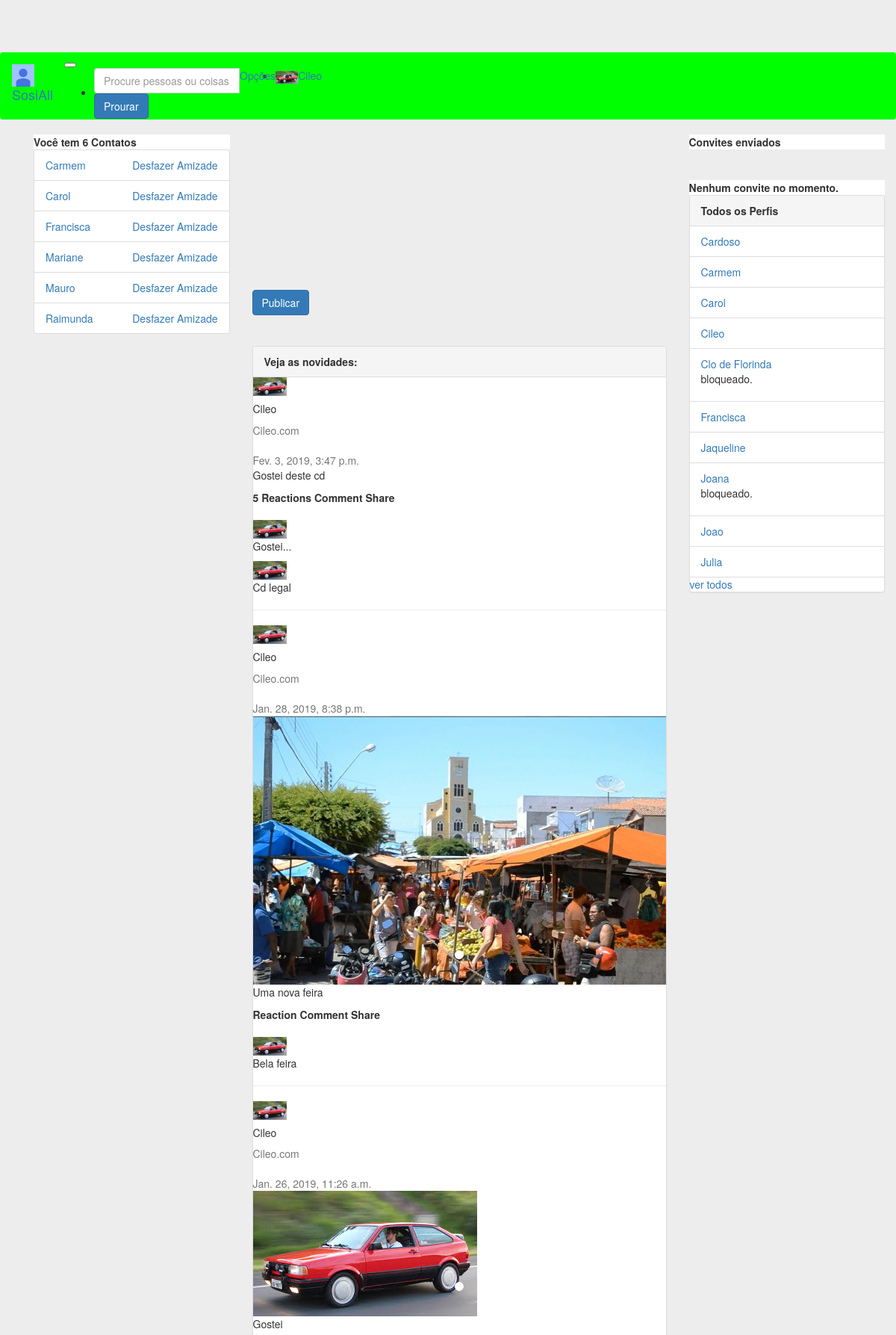
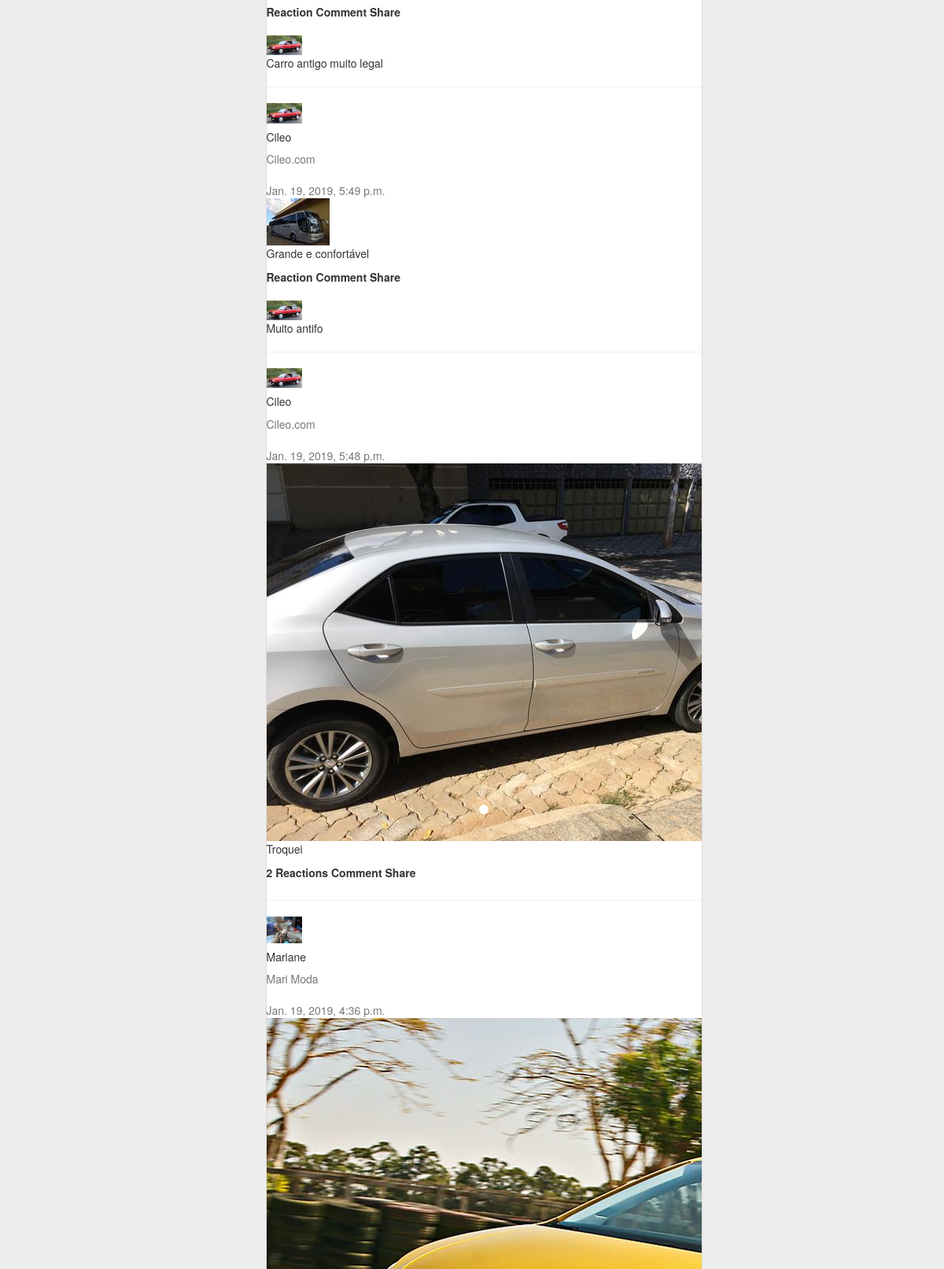
Screenshot of / (signed in, upper part) with the database file from the repository (2 pictures, top to bottom).
### perfis/models.py (models this page shows, shortened)
class Perfil(models.Model):
    owner = models.OneToOneField('auth.User', related_name='owner', on_delete=models.CASCADE, blank=True, null=True)
    nome = models.CharField(max_length=255, null=False)
    telefone = models.CharField(max_length=15, null=False)
    nome_empresa = models.CharField(max_length=255, null=False)
    contatos = models.ManyToManyField('Perfil')
    usuario = models.OneToOneField(User, related_name='perfil', on_delete=models.CASCADE)
    criado_em = models.DateTimeField(auto_now_add=True)
    atualizado_em = models.DateTimeField(auto_now=True)
    convidavel = models.BooleanField(blank=True, null=True)
    ativa = models.BooleanField(default=True)
    justificativa = models.TextField(null=True)
    bloqueado = models.BooleanField(default=False)
    error_mensage = models.CharField(max_length=512, null=True)
    foto = models.ImageField(blank=True, null=True, upload_to='media/')
    capa = models.ImageField(blank=True, null=True, upload_to='media/')
    class Meta:
        ordering = ('nome',)
    def __str__(self):
        return self.nome

### posts/models.py (models this page shows)
class Post(models.Model):
    user = models.ForeignKey(Perfil, related_name='postagens', on_delete=models.DO_NOTHING)
    postagem = models.CharField(max_length=255)
    created_at = models.DateTimeField(auto_now_add=True)
    init = models.BooleanField(default=False)
    def __str__(self):
        return self.postagem
    class Meta:
        ordering = ('-created_at',)

class Comments(models.Model):
    post = models.ForeignKey(Post, related_name='comments', on_delete=models.CASCADE)
    user = models.ForeignKey(Perfil, related_name='comment', on_delete=models.CASCADE)
    content = models.CharField(max_length=255)
    created_at = models.DateTimeField(auto_now_add=True, null=True)
    def __str__(self):
        return self.content

class Image(models.Model):
    post = models.ForeignKey(Post, related_name='imagens', on_delete=models.CASCADE)
    foto = models.ImageField(blank=True, null=True, upload_to='media/')

### perfis/views.py (the view)
# urls.py: path('', views.index, name='index'),
@login_required
def index(request):
    perfil_logado = get_perfil_logado(request)
    messages = Feedback.objects.filter(perfil=perfil_logado)
    feedbacks = []
    ITEMS_PER_PAGE = 10
    posts = getPosts(perfil_logado)
    paginator = Paginator(posts, ITEMS_PER_PAGE)
    page = request.GET.get('page',1)
    try:
        posts_page = paginator.get_page(page)
    except InvalidPage:
        posts_page = paginator.get_page(1)
    for msg in messages:
        feedbacks.append(msg.message)
        msg.delete()
    if perfil_logado.ativa == False or perfil_logado.bloqueado == True:
        return render(request,'perfis/transicao.html', {'perfil_logado': perfil_logado, 'messages':feedbacks})
    form = PostModelForm()
    if perfil_logado.usuario.is_superuser:
        return render(request, 'perfis/index.html', {'perfis': Perfil.objects.all()[:10],
         'perfil_logado': perfil_logado, 'form':form, 'posts':posts_page, 'messages':feedbacks})
    return render(request, 'perfis/index.html', {'perfis': Perfil.objects.filter(ativa=True, bloqueado=False),
        'perfil_logado': perfil_logado, 'form':form, 'posts':posts_page, 'messages':feedbacks})

### posts/forms.py
class PostModelForm(forms.ModelForm):
    class Meta:
        model = Post
        fields = ['postagem']
        widgets = {
            'postagem': forms.Textarea(attrs={'class': 'form-control', 'maxlength': 255, 'rows': '4', 'cols': '20'}),
        }

### perfis/views.py (called while the page is built)
def getPosts(perfil_logado):
    posts=[]
    for post in perfil_logado.postagens.all():
        posts.append(post)
    for perfil in perfil_logado.contatos.all():
        for post in perfil.postagens.all():
            posts.append(post)
    return boobleSort(posts)

def boobleSort(posts):
    for ind in range(len(posts)):
        for pos in range(len(posts)-1):
            if posts[ind].created_at > posts[pos].created_at:
                temp = posts[ind]
                posts[ind] = posts[pos]
                posts[pos] = temp
    return posts

def get_perfil_logado(request):
    return request.user.perfil

### perfis/templates/perfis/index.html (shortened to what this page needs)
{% extends 'perfis/base_b.html' %}
{% block body %}
        <div class="card gedf-card">
                    <form action="{% url 'add' perfil_logado.id %}" method="POST" enctype="multipart/form-data">
                    <div class="card-body">
                        <div class="tab-content" id="myTabContent">
                        </div>
                        <div class="btn-toolbar justify-content-between">
                            <div class="btn-group">
                                <button type="submit" class="btn btn-primary">Publicar</button>
                            </div>
                            <div class="btn-group">
                                <button id="btnGroupDrop1" type="button" class="btn btn-link dropdown-toggle" data-toggle="dropdown" aria-haspopup="true"
                                    aria-expanded="false">
                                </button>
                            </div>
                        </div>
                    </div>
                </form>
                </div>
                <hr>
        <div class="panel panel-default">
            <div class="panel-heading">
                <strong>Veja as novidades:</strong>
            </div>
            {% if posts %}
                {% for post in posts %}
<section id="{{post}}">
                <div class="card gedf-card">
                    <div class="card-header">
                        <div class="d-flex justify-content-between align-items-center">
                            <div class="d-flex justify-content-between align-items-center">
                                <div class="mr-2">
                                    <img class="rounded-circle" width="45" src="{{post.user.foto}}" alt="">
                                </div>
                                <div class="ml-2">
                                    <div class="h5 m-0">{{post.user.nome}}</div>
                                    <div class="h7 text-muted">{{post.user.nome_empresa}}</div>
                                </div>
                            </div>
                            <div>
                                <div class="dropdown">
                                    <button class="btn btn-link dropdown-toggle" type="button" id="gedf-drop1" data-toggle="dropdown" aria-haspopup="true" aria-expanded="false">
                                    </button>
                                </div>
                            </div>
                        </div>
                    </div>
                    <div class="card-body">
                        <div class="text-muted h7 mb-2"> {{post.created_at}}</div>
                        <div class="card mb-3">
                            <div id="carouselExampleSlidesOnly" class="carousel slide" data-ride="carousel">
                              <ul class="carousel-indicators">
                                {% for i in post.imagens.all %}
                                <li data-target="#demo" data-slide-to="{{i.id}}" class="active"></li>
                                {% endfor %}
                            </ul>
                              <div class="carousel-inner">
                                {% for foto in  post.imagens.all%}
                                {% if foto == post.imagens.all.0 %}
                                <div class="carousel-item active">
                                  <img class="d-block w-100" src="{{foto.foto}}" alt="">
                                </div>
                                {% else %}
                                <div class="carousel-item">
                                  <img class="d-block w-100" src="{{foto.foto}}" alt="">
                                </div>
                                {% endif %}
                                {% endfor %}
                              </div>
                        </div>
                    </div>
                        <p class="card-text">
                            {{post}}
                        </p>
                    </div>
                    {% with total=post.reactions.count %}
                    <div class="card-footer">
                        <label class="card-link" onclick="show_comment('react{{post.id}}')">
                        {% if total %}
                        {{total}} Reaction{{total|pluralize}}
                        {% else %}
                            Reaction
                        {%endif%}
                    {% endwith %}
                    </label>
                        <label class="card-link" onclick="show_comment('{{post.id}}')"> Comment</label>
                        <label class="card-link"> Share</label>
                    </div>
                    {% if post.comments %}
                    {% for comment in post.comments.all%}
                     <div class="card-header">
                        <div class="d-flex justify-content-between align-items-center">
                            <div class="d-flex justify-content-between align-items-center">
                                <div class="mr-2">
                                    <img class="rounded-circle" width="45" src="{{comment.user.foto}}" alt="">
                                </div>
                                <p class="card-text">
                                    {{comment}}
                                </p>
                            </div>
                        </div>
                    </div>
                    {% endfor %}
                    {% endif %}
                </div>
                <hr>
</section>
                {% endfor %}
            {% else %}
                <p>Não há Posts Cadastrados!</p>
            {% endif %}
        </div>
{% endblock %}

### perfis/templates/perfis/base_b.html (shortened to what this page needs)
<!DOCTYPE html>
{% load static %}
<html>
<head>
	<link rel="stylesheet" href="{% static 'bootstrap/css/bootstrap.min.css' %}">
    <link rel="stylesheet" href="{% static 'fontawesome/css/fontawesome-all.min.css' %}">
    <link rel="stylesheet" href="{% static 'styles/basic.css' %}">
</head>
<body>
	<nav class="navbar navbar-expand-lg navbar-light fixed-top" id="nav-main">
		<div class="container-fluid">
		 	<a class="navbar-brand" href="{% url 'index' %}">
		    	<img src="{% static 'img/photo.jpg' %}" width="30" height="30" alt="">
		    	SosiAll
		 	</a>
		 	<button class="navbar-toggler" type="button" data-toggle="collapse" data-target="#navbarNavDropdown" aria-controls="navbarNavDropdown" aria-expanded="false" aria-label="Toggle navigation">
		 	</button>
		 	<div class="collapse navbar-collapse" id="navbarNavDropdown">
			    <ul class="navbar-nav ml-auto">
			     	<li class="nav-item active">
				      	<form class="form-inline" action="{% url 'search' %}" method="GET">
						    <div class="input-group mb-6">
							  <input type="text" class="form-control" name="word" placeholder="Procure pessoas ou coisas"  aria-describedby="basic-addon2" required="">
							  <div class="input-group-append">
							    <button class="btn btn-primary" type="submit">Prourar</button>
							  </div>
							</div>
					 	</form>
			     	</li>
			     	<li class="nav-item dropdown">
				        <a class="nav-link dropdown-toggle" href="#" id="navbarDropdown" role="button" data-toggle="dropdown" aria-haspopup="true" aria-expanded="false">Opções
				        </a>
				     </li>
				     <li class="nav-item">
			        	<a class="nav-link" href="#"><img class="rounded-circle" src="{{perfil_logado.foto}}" width="30" alt=""></a>
			     	</li>
				     <li class="nav-item">
			        	<a class="nav-link" href="{% url 'exibir' perfil_logado.id %}">{{perfil_logado.nome}}</a>
			     	</li>
			    </ul>
		  	</div>
		</div>
	</nav>
	<div class="container">
    	<div class="container">
    		<div class="row">
    			<div class="col-md-3" id="nav">
    			{% if perfil_logado.bloqueado == False %}
    				<div class="card">
			            {% with total=perfil_logado.contatos.count %}
			                {% if total %}
			                    <div class="card-header">
			                        <strong>Você tem  {{ total }}
			                            Contato{{ total|pluralize }}
			                        </strong>
			                    </div>
			                    <ul class="list-group">
			                        {% for perfil in perfil_logado.contatos.all %}
			                            <li class="list-group-item">
			                                <a href="{% url 'exibir' perfil.id %}">
			                                    {{ perfil }}
			                                </a>
			                                <a class="pull-right" href="{% url 'desfazer' perfil.id %}" onclick="return confirm('Deseja mesmo  desfazer amizade com {{perfil.nome}}?')">
			                                    Desfazer Amizade
			                                </a>
			                            </li>
			                        {% endfor %}
			                    </ul>
			                {% else %}
			                    <div class="pcard-header">
			                        <strong>Você não tem contatos</strong>
			                    </div>
			                {% endif %}
			            {% endwith %}
			        </div>
    			{% endif %}
    			</div>
    			<div class="col-md-6">
    				{% block body %}
        			{% endblock %}
    			</div>
    			<div class="col-md-3" id="aside">
    			{% if perfil_logado.bloqueado == False %}
    				<div class="card">
					 	<div class="card-header">
					    <strong>Convites enviados</strong>
					 	</div>
					</div>
					<hr>
					<div class="card">
						 {% with total=perfil_logado.convites_recebidos.count %}
						 {% if total %}
						<div class="card-header">
							<strong>
								{{ total }} Convite{{ total|pluralize }} aguardando Aprovação
			                </strong>
						</div>
						<ul class="list-group list-group-flush">
						{% for convite in perfil_logado.convites_recebidos.all %}
							<li class="list-group-item">
								<div class="card-body" id="card-body">
									<h6 class="card-text">{{ convite.solicitante.nome }}</h6>
									<a href="{% url 'aceitar' convite.id %}" class="card-link">Aceitar</a>
									<a href="{% url 'recusar' convite.id %}" class="card-link">Recusar</a>
								</div>
							</li>
						{% endfor %}
						</ul>
						{% else %}
						<div class="card-header">
							<strong>Nenhum convite no momento.</strong>
						</div>
						{% endif %}
						{% endwith %}
					</div>
				{% endif %}
			        {% if perfil_logado.usuario.is_superuser %}
			        <div class="panel panel-default">
			            <div class="panel-heading">
			                <strong>Todos os Perfis</strong>
			            </div>
			            {% if perfis %}
			                <ul class="list-group">
			                {% for perfil in perfis %}
			                    <li class="list-group-item">
			                        <a href="{% url 'exibir' perfil.id %}">{{ perfil.nome }}</a>
			                        {% if perfil.bloqueado%}
			                            <p>bloqueado.</p>
			                        {% endif %}
			                    </li>
			                {% endfor %}
			                <a href="{% url 'perfil_list' %}">ver todos</a>
			            {% else %}
			                <p>Não há Perfis Cadastrados!</p>
			            {% endif %}
			            </ul>
			        </div>
    				{% endif %}
    			</div>
    		</div>
    	</div>
	</div>
</body>
</html>

### perfis/static/styles/basic.css (style rules this page uses)
#nav-main { background-color: #00FF00; }
body { background-color: #EDEDED; margin-top: 5em; }
.card-header { background-color: #FFFFFF; }

### rows the page displays
Perfil: foto (picture), nome "Cileo"
Perfil: nome "Carmem"
Perfil: nome "Carol"
Perfil: nome "Francisca"
Perfil: nome "Mariane"
Perfil: nome "Mauro"
Perfil: nome "Raimunda"
Post: user.foto (picture), user.nome "Cileo", user.nome_empresa "Cileo.com", created_at "Fev. 3, 2019, 3:47 p.m.", postagem "Gostei deste cd", reactions.count "5"
Comments: user.foto (picture), content "Gostei..."
Comments: user.foto (picture), content "Cd legal"
Post: user.foto (picture), user.nome "Cileo", user.nome_empresa "Cileo.com", created_at "Jan. 28, 2019, 8:38 p.m.", postagem "Uma nova feira", shows "Reaction"
Image: foto (picture)
Comments: user.foto (picture), content "Bela feira"
Post: user.foto (picture), user.nome "Cileo", user.nome_empresa "Cileo.com", created_at "Jan. 26, 2019, 11:26 a.m.", postagem "Gostei", shows "Reaction"
Image: foto (picture)
Comments: user.foto (picture), content "Carro antigo muito legal"
Post: user.foto (picture), user.nome "Cileo", user.nome_empresa "Cileo.com", created_at "Jan. 19, 2019, 5:49 p.m.", postagem "Grande e confortável", shows "Reaction"
Image: foto (picture)
Comments: user.foto (picture), content "Muito antifo"
Post: user.foto (picture), user.nome "Cileo", user.nome_empresa "Cileo.com", created_at "Jan. 19, 2019, 5:48 p.m.", postagem "Troquei", reactions.count "2"
Image: foto (picture)
Post: shows a picture, user.nome "Mariane", user.nome_empresa "Mari Moda", created_at "Jan. 19, 2019, 4:36 p.m."
Image: foto (picture)
Perfil: nome "Cardoso"
Perfil: nome "Clo de Florinda", bloqueado "bloqueado."
Perfil: nome "Jaqueline"
Perfil: nome "Joana", bloqueado "bloqueado."
Perfil: nome "Joao"
Perfil: nome "Julia"

### other values shown
{{ total }} "6"
